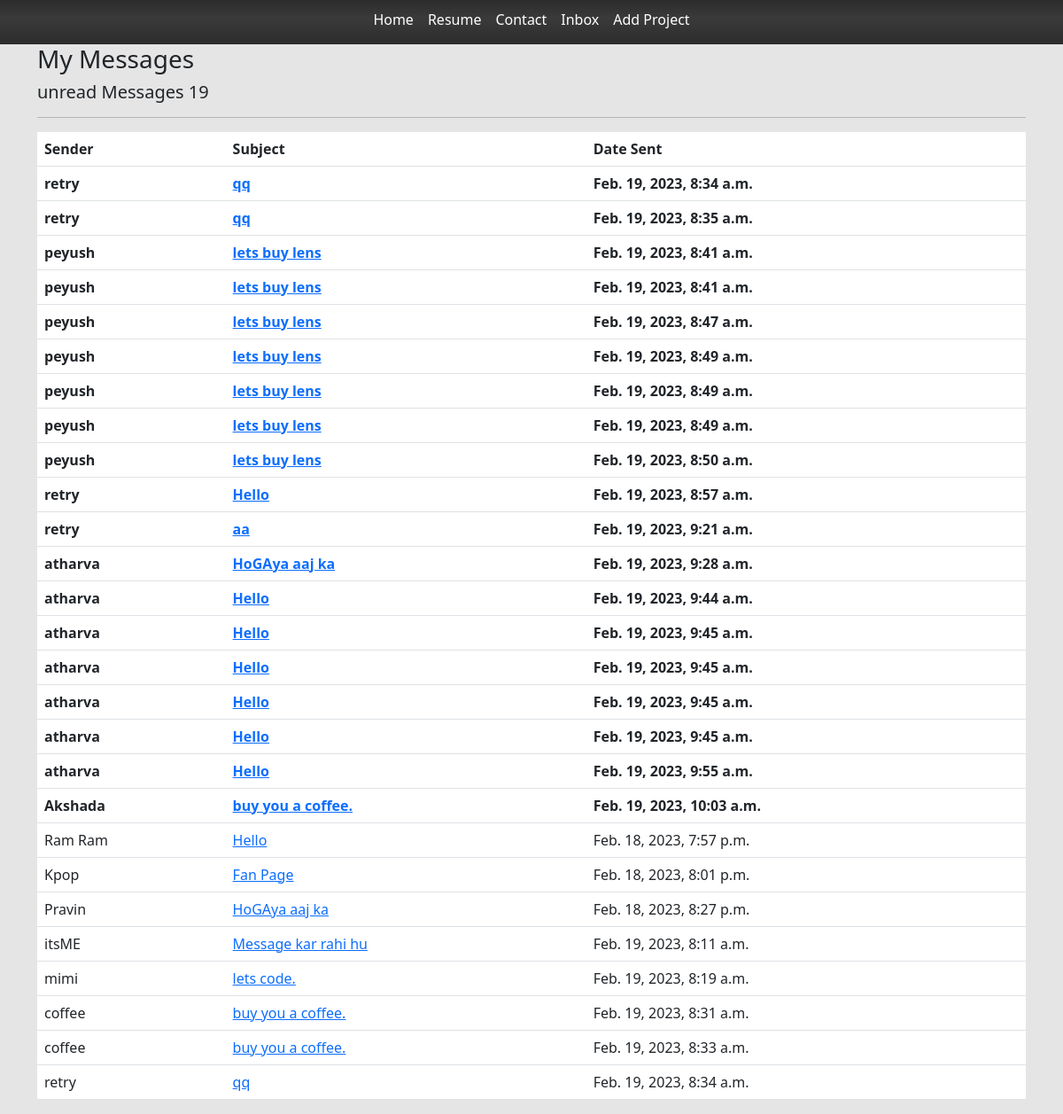
The page /inbox/ (signed in) on the database its author committed.
### base/models.py (models this page shows, shortened)
class Message(models.Model) :
    name = models.CharField(max_length=200,null =True)
    email = models.CharField(max_length=200,null =True)
    subject = models.CharField(max_length=200,null =True)
    body = models.TextField()
    is_read = models.BooleanField(default= False)
    created = models.DateTimeField(auto_now_add=True)
    id = models.UUIDField(default=uuid.uuid4 , unique=True , primary_key=True , editable= False)

### base/views.py (the view)
# urls.py: path('inbox/',views.inboxPage,name="inbox"),
def inboxPage(request):
    inbox = Message.objects.all().order_by('is_read')
    unreadCount = Message.objects.filter(is_read = False).count()
    context = { 'inbox': inbox , 'unreadCount':unreadCount}
    return render(request , 'base/inbox.html', context)

### base/templates/base/inbox.html
{% extends 'base/main.html' %}
{%load static %}
{% block content %}
<div class="container">
<h3>My Messages</h3>
<h5>unread Messages {{unreadCount}} </h5>
<table class="table">
    <thead>
        <tr>
            <th>Sender</th>
            <th>Subject</th>
            <th>Date Sent</th>
        </tr>
    </thead>
    <hr>
    <tbody>
        {%for message in inbox %}
        {% if message.is_read %}
        <tr >
        {% else %}
        <tr style="font-weight: 900;">
            {% endif %}
            <td> {{message.name}} </td>
                <td> <a href="{%url 'message' message.id %} ">{{message.subject}}  </a></td>
            <td> {{message.created}} </td>
        </tr>
        {%endfor %}
    </tbody>
</table>
</div>
{% endblock content %}

### static/styles/main.css (style rules this page uses)
body { background-color: #e5e5e5; }

### rows shown on the page
Message: name "retry", subject "qq", created "Feb. 19, 2023, 8:34 a.m."
Message: name "retry", subject "qq", created "Feb. 19, 2023, 8:35 a.m."
Message: name "peyush", subject "lets buy lens", created "Feb. 19, 2023, 8:41 a.m."
Message: name "peyush", subject "lets buy lens", created "Feb. 19, 2023, 8:41 a.m."
Message: name "peyush", subject "lets buy lens", created "Feb. 19, 2023, 8:47 a.m."
Message: name "peyush", subject "lets buy lens", created "Feb. 19, 2023, 8:49 a.m."
Message: name "peyush", subject "lets buy lens", created "Feb. 19, 2023, 8:49 a.m."
Message: name "peyush", subject "lets buy lens", created "Feb. 19, 2023, 8:49 a.m."
Message: name "peyush", subject "lets buy lens", created "Feb. 19, 2023, 8:50 a.m."
Message: name "retry", subject "Hello", created "Feb. 19, 2023, 8:57 a.m."
Message: name "retry", subject "aa", created "Feb. 19, 2023, 9:21 a.m."
Message: name "atharva", subject "HoGAya aaj ka", created "Feb. 19, 2023, 9:28 a.m."
Message: name "atharva", subject "Hello", created "Feb. 19, 2023, 9:44 a.m."
Message: name "atharva", subject "Hello", created "Feb. 19, 2023, 9:45 a.m."
Message: name "atharva", subject "Hello", created "Feb. 19, 2023, 9:45 a.m."
Message: name "atharva", subject "Hello", created "Feb. 19, 2023, 9:45 a.m."
Message: name "atharva", subject "Hello", created "Feb. 19, 2023, 9:45 a.m."
Message: name "atharva", subject "Hello", created "Feb. 19, 2023, 9:55 a.m."
Message: name "Akshada", subject "buy you a coffee.", created "Feb. 19, 2023, 10:03 a.m."
Message: name "Ram Ram", subject "Hello", created "Feb. 18, 2023, 7:57 p.m."
Message: name "Kpop", subject "Fan Page", created "Feb. 18, 2023, 8:01 p.m."
Message: name "Pravin", subject "HoGAya aaj ka", created "Feb. 18, 2023, 8:27 p.m."
Message: name "itsME", subject "Message kar rahi hu", created "Feb. 19, 2023, 8:11 a.m."
Message: name "mimi", subject "lets code.", created "Feb. 19, 2023, 8:19 a.m."
Message: name "coffee", subject "buy you a coffee.", created "Feb. 19, 2023, 8:31 a.m."
Message: name "coffee", subject "buy you a coffee.", created "Feb. 19, 2023, 8:33 a.m."
Message: name "retry", subject "qq", created "Feb. 19, 2023, 8:34 a.m."

### other values the page prints
{{ unreadCount }} "19"
